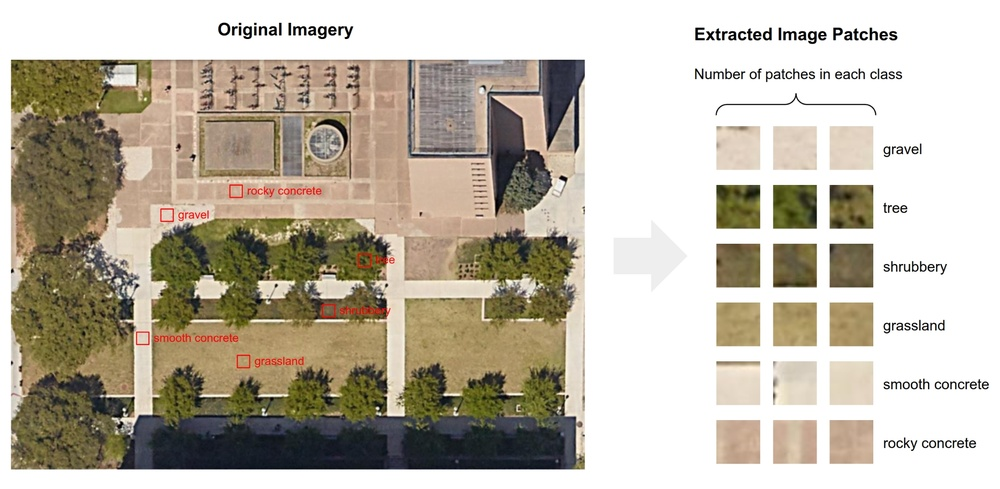
#> input picture Illustration.jpg, 1000 x 489 px, shrunk from 1973 x 965 before the run
$ python ImagePatchExtractor.py --image_path Illustration.jpg --num_patches 3 --patch_size 100 --output_name out.png --output_dir out
#> lines starting #> are read from the running program, lines starting #| are printed output that depends on the picture
import matplotlib.pyplot as plt
from PIL import Image
import numpy as np
import argparse

# Function to extract and save patches
def extract_patches(image_path, num_patches, patch_size, output_name, output_dir):
    # Load the image
#> called with image_path = 'Illustration.jpg', num_patches = 3, patch_size = 100, output_name = 'out.png', output_dir = 'out'
    img = Image.open(image_path)
#> img is the input picture: PIL image 1000x489 RGB; mean R, G, B 190.3, 182.6, 168
    fig, ax = plt.subplots()
    ax.imshow(img)

    # Make figure full screen
    mng = plt.get_current_fig_manager()
    mng.full_screen_toggle()

    # Store clicks
    clicks = []

    # Rectangle to show patch area
    rect = plt.Rectangle((0,0), patch_size, patch_size, linewidth=1, edgecolor='r', facecolor='none')
    ax.add_patch(rect)
    rect.set_visible(False)

    # Function to handle click events
    def onclick(event):
        if event.xdata is not None and event.ydata is not None:
            # Append click position, adjusting for patch size
            clicks.append((int(event.ydata), int(event.xdata)))
            if len(clicks) == num_patches:
                plt.close()

    # Function to handle motion events
    def onmove(event):
        if event.xdata is not None and event.ydata is not None:
            x, y = event.xdata - patch_size / 2, event.ydata - patch_size / 2
            rect.set_xy((x, y))
            rect.set_visible(True)
            fig.canvas.draw_idle()

    # Connect the events to the handlers
    fig.canvas.mpl_connect('button_press_event', onclick)
    fig.canvas.mpl_connect('motion_notify_event', onmove)

    # Display the image and wait for clicks
    plt.show()
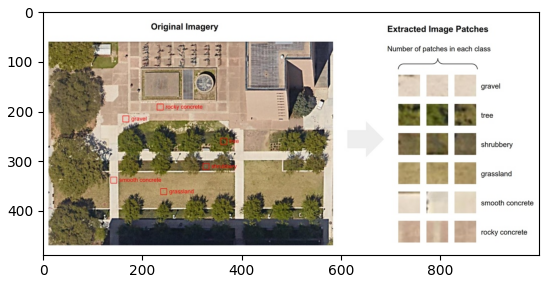
#> figure drawn by matplotlib, 1 panel

    # After collecting clicks, extract and save patches
    for i, (y, x) in enumerate(clicks):
        left = x - patch_size // 2
        upper = y - patch_size // 2
        right = left + patch_size
        lower = upper + patch_size

        # Extract patch
        patch = img.crop((left, upper, right, lower))

        # Save patch
        patch_filename = f"{output_dir}/{output_name}_{patch_size}x{patch_size}_{i+1}.jpg"
        patch.save(patch_filename)
        print(f"Patch saved: {patch_filename}")

if __name__ == "__main__":
    # Initialize parser
    parser = argparse.ArgumentParser(description='Extract image patches by clicking.')

    # Adding arguments
    parser.add_argument('-i', '--image_path', type=str, required=True, help='Path to the original image')
    parser.add_argument('-n', '--num_patches', type=int, required=True, help='Number of patches to be collected')
    parser.add_argument('-s', '--patch_size', type=int, required=True, help='Size of each patch (e.g., 8 for 8x8)')
    parser.add_argument('-o', '--output_name', type=str, required=True, help='Base name for output files')
    parser.add_argument('-d', '--output_dir', type=str, required=True, help='Directory to save image patches')

    # Parse arguments
    args = parser.parse_args()

    # Extract and save patches
    extract_patches(args.image_path, args.num_patches, args.patch_size, args.output_name, args.output_dir)
